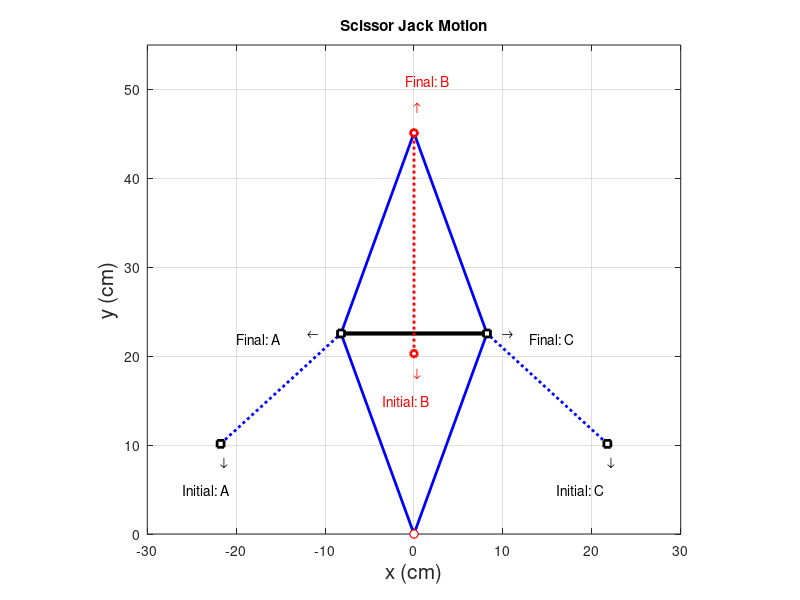

Write MATLAB code to recreate this figure.
close all; % closes all figures
clear all; % clears all variables from memory
clc;       % clears all calculations from the Matlab workspace

% Plot Parameters: these will be used to set the axis limits on the figure
xmin= -30; % leftmost window edge
xmax= 30;  % rightmost window edge
ymin= 0; % bottom window edge
ymax= 55;  % top window edge

%% Link Parameters
turns = 90; % number of turns to calculate along mechanism rotation
max_rotation_theta = 70 *pi/180; % rotation limit of theta2, radians
theta2 = linspace(25*pi/180,max_rotation_theta,turns); % link 2 rotation into 'increments' number of angles
r1 = 24;          % link 1 length, cm
r2 = 24;          % link 2 length, cm
r3 = 24;          % link 3 length, cm
r4 = 24;          % link 4 length, cm
r5 = 45;          % link 5 length, cm

%%Set Up Figure
figure(1);

%% calculate mechanism motion and plot it 
     
  for i = 1:length(theta2)                          
        hold off;
        
        % Link Coordinates calculations:   
        Dx(i) = 0;                                      % pivot point of link D position
        Dy(i) = 0;                                      % pivot point of link D position
        Ax(i) = -r4*cos( theta2(i) );                   % point A 
        Ay(i) = r4*sin( theta2(i) );                    % point A (cm)
        Cx(i) = r3*cos( theta2(i) );                    % point C
        Cy(i) = r3*sin( theta2(i) );                    % point C
        Bx(i) = 0;                                      % point B
        By(i) = (sin(theta2(i))*24)*2;                  % point B
        
        if (true)
        %plot links
         plot( [Ax(i) Bx(i)], [Ay(i), By(i)],'Color','b','LineWidth',2 ); % link1
         hold on;            
         plot( [Bx(i), Cx(i)], [ By(i), Cy(i)],'Color','b','LineWidth',2 ); % link2
         plot( [Cx(i), Dx(i)], [ Cy(i), Dy(i)],'Color','b','LineWidth',2 ); % link3 
         plot( [Dx(i), Ax(i)], [ Dy(i), Ay(i)],'Color','b','LineWidth',2 ); % link4
         plot( [Ax(i), Cx(i)], [Ay(i), Cy(i)],'Color','k','LineWidth',3); % screw 
            
         % Draw Base Pivots:
         
         plot(0,0,'ro','MarkerFaceColor','w');               % draw a small circle at the base pivot point
         plot(Ax(i), Ay(i), 'ro','MarkerFaceColor','w');     % draw a small circle at A
         plot(Bx(i), By(i), 'ro','MarkerFaceColor','w');     % draw a small circle at B
         plot(Cx(i), Cy(i), 'ro','MarkerFaceColor','w');     % draw a small circle at C
         plot(Dx(i), Dy(i), 'ro', 'MarkerFaceColor','w');    % draw a small circle at D
         
         xlabel('x (cm)', 'fontsize', 15);   
         ylabel('y (cm)', 'fontsize', 15);    
         title('Scissor Jack Motion');            
         axis equal;                         
         grid on;
         axis( [xmin xmax ymin ymax] ); 
         
         text(-26,5,'Initial: A')
         text(-3.5,15,'Initial: B','Color','r')
         text(16,5,'Initial: C')
         text(-20,22,'Final: A')
         text(-1,51,'Final: B','Color','r')
         text(13,22,'Final: C')
         
         text(10,22.55,'\rightarrow')
         text(-12,22.55,'\leftarrow')
         text(21.75,8,'\downarrow')
         text(-21.75,8,'\downarrow')
         text(0,18,'\downarrow','Color','r')
         text(0,48,'\uparrow','Color','r')
         
         
  
         %% plot traveled Path of links on the same figure showing mechanism motion, figure(1)
         A_line_start_y = Ay(1);
         A_line_end_y = Ay(i);
         A_line_start_x = Ax(1);
         A_line_end_x = Ax(i);
         plot([A_line_start_x,A_line_end_x],[A_line_start_y,A_line_end_y],':bs','MarkerEdgeColor','k','MarkerFaceColor','w','Markersize',5,'LineWidth',2)
         
         B_line_start_y = By(1);
         B_line_end_y = By(i);
         B_line_start_xy = 0;
         plot([B_line_start_xy,B_line_start_xy],[B_line_start_y,B_line_end_y],':ro','MarkerEdgeColor','r','MarkerFaceColor','w','Markersize',5,'LineWidth',2)
    
         C_line_start_y = Cy(1);
         C_line_end_y = Cy(i);
         C_line_start_x = Cx(1);
         C_line_end_x = Cx(i);
         plot([C_line_start_x,C_line_end_x],[C_line_start_y,C_line_end_y],':bs','MarkerEdgeColor','k','MarkerFaceColor','w','Markersize',5,'LineWidth',2)
        end
  pause(0.01);       
  end
         
         
